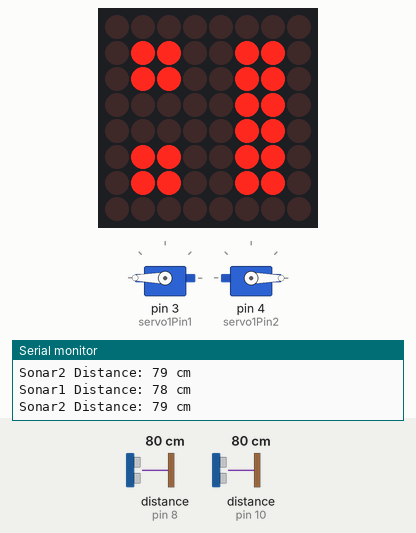
Recording of a sketch running on a simulated Arduino Uno, built with avr-gcc and run on an emulated ATmega328P. On the bench: 2 × servo, 8×8 LED matrix, the last lines printed to the serial monitor. Wiring (inferred from the names in the program): 2 × ultrasonic range finder: trigger pin 7, echo pin 8 / trigger pin 9, echo pin 10. The inputs (shaded band) are chosen by the test bench; at power-on: distance to the obstacle (sensors on pin 8, pin 10) 80 cm. The echo pulse lasts 58.3 µs per cm.

Above: at 1.2 s.
1.3 s: distance to the obstacle (sensor on pin 8) set to 45 cm
4.3 s: distance to the obstacle (sensor on pin 8) set to 38 cm
At 4.42 s:
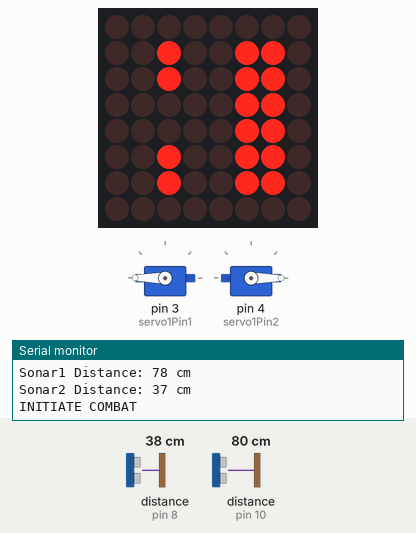
At 5.9 s:
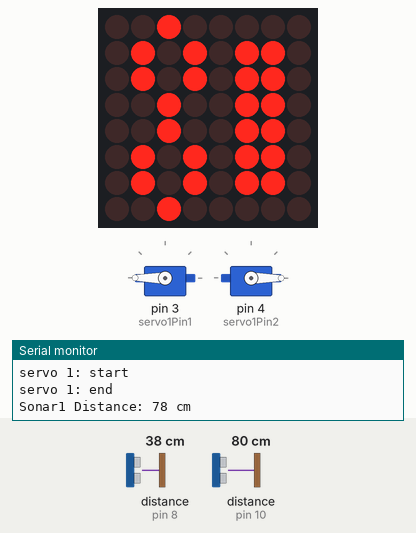
7.3 s: distance to the obstacle (sensor on pin 8) set to 12 cm
10.3 s: distance to the obstacle (sensor on pin 8) set to 9 cm
At 10.49 s:
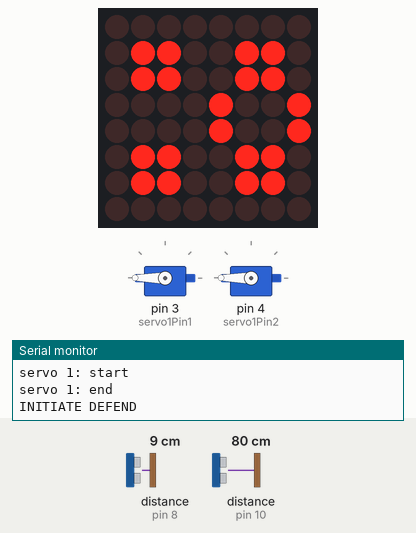
13.3 s: distance to the obstacle (sensor on pin 8) set to 120 cm
At 13.8 s:
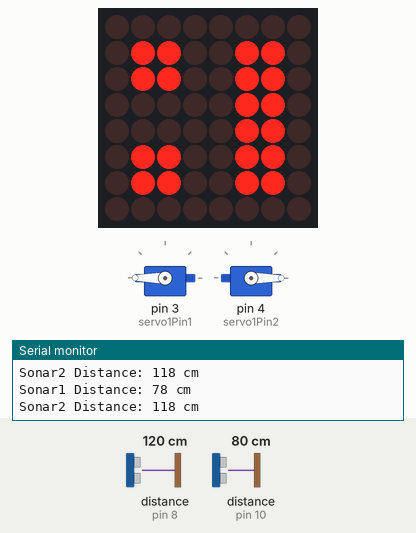
16.3 s: distance to the obstacle (sensor on pin 10) set to 12 cm
19.3 s: distance to the obstacle (sensor on pin 10) set to 9 cm
Timing chart, 0 to 21.8 s (numbered marks = the images above; inputs shaded):
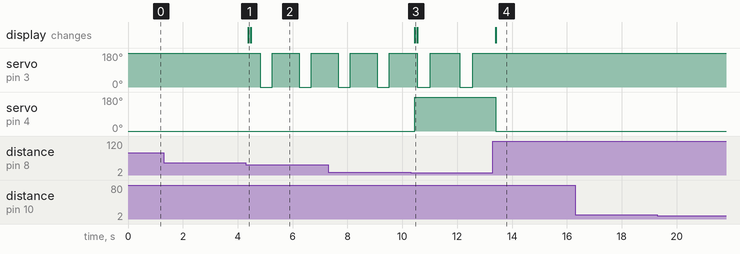

Measured:
- the behaviour switches between 41 and 40 cm on distance to the obstacle (sensor on pin 8) (found by bisection; images 0 and 1)
- the behaviour switches between 11 and 10 cm on distance to the obstacle (sensor on pin 8) (found by bisection; images 2 and 3)
- after the input at 4.3 s, servo on pin 3 (servo1Pin1): alternates 180° for 0.98 s and 0° for 0.44 s, starting after 0.52 s; the display: changes after 0.08 s (image 1)
- after the input at 10.3 s, servo on pin 4 (servo1Pin2): 0° → 180° after 0.15 s; the display: changes after 0.15 s (image 3)
- after the input at 13.3 s, servo on pin 3 (servo1Pin1): stops changing and stays 180°; servo on pin 4 (servo1Pin2): 180° → 0° after 0.10 s; the display: changes after 0.10 s (image 4)

The sketch:

main_lv3.ino
```cpp
// fighting robot v3

// Libraries
#include <Servo.h>
#include <LedControl.h>

// sonar
// defines pins numbers
#define PIN_TRIGSONAR1 9
#define PIN_ECHOSONAR1 10

#define PIN_TRIGSONAR2 7
#define PIN_ECHOSONAR2 8

// Screen
LedControl lc = LedControl(13,12,11,1);

// sonar
// defines variables
long durationSonar1;
int distanceSonar1;

long durationSonar2;
int distanceSonar2;

// servo
// Declare the Servo pin
int servo1Pin1 = 3;
int servo1Pin2 = 4;

//
int accelaration;

int lightAmount;

int servoTimer;

// modes
bool idleMode = true;
bool idleModeStatus = false;
bool idleStatus = true;
bool combatMode = false;
bool combatModeStatus = false;
bool combatStatus = false;
bool attackMode = false;
bool attackModeStatus = false;
bool attackStatus = false;
bool defendMode = false;
bool defendModeStatus = false;
bool defendStatus = false;
bool startleMode = false;
bool startleModeStatus = false;
bool startleStatus = false;
bool angryMode = false;
bool angryModeStatus = false;
bool angryStatus = false;

bool screenStateIdle = true;
bool screenStateCombat = false;
bool screenStateAttack = false;
bool screenStateDefend = false;
bool screenStateStartle = false;
bool screenStateAngry = false;


// Screen pixels

byte screenSpriteOff[] = {
B00000000,
B00000000,
B00000000,
B00000000,
B00000000,
B00000000,
B00000000,
B00000000
};

byte screenSpriteOn[] = {
B11111111,
B11111111,
B11111111,
B11101001,
B11101001,
B11101111,
B11101111,
B11111111
};

byte screenSpriteSad[] = {
B00000000,
B01000100,
B00010000,
B00010000,
B00000000,
B00111000,
B01000100,
B00000000
};

byte screenSpriteSmile[] = {
B00000000,
B01000100,
B00010000,
B00010000,
B00010000,
B01000100,
B00111000,
B00000000
};


byte screenSpriteIdle[] = {
B00000000,
B01100110,
B01100110,
B00000110,
B00000110,
B01100110,
B01100110,
B00000000
};

byte screenSpriteCombat[] = {
B00000000,
B00100110,
B00100110,
B00000110,
B00000110,
B00100110,
B00100110,
B00000000
};

byte screenSpriteAttack[] = {
B00100000,
B01010110,
B01010110,
B00100110,
B00100110,
B01010110,
B01010110,
B00100000
};

byte screenSpriteDefend[] = {
B00000000,
B01100110,
B01100110,
B00001001,
B00001001,
B01100110,
B01100110,
B00000000
};

byte screenSpriteStartle[] = {
B00000000,
B00000000,
B00000000,
B00000000,
B00000000,
B00000000,
B00000000,
B00000000
};

byte screenSpriteAngry[] = {
B00000000,
B00000000,
B00000000,
B00000000,
B00000000,
B00000000,
B00000000,
B00000000
};


// servo
// Create a servo object
Servo Servo1;
Servo Servo2;

// Mode functions
void initiateFunctionIdleMode(){
  Serial.println("INITIATE IDLE");
  resetAll();
  idleMode = true;
  idleModeStatus = true;
  screenIdleMode();


  }

  void repeaterFunctionIdleMode(){
    Serial.println("idling");
  }


void initiateFunctionCombatMode() {
  Serial.println("INITIATE COMBAT");
  resetAll();
  combatMode = true;
  combatModeStatus = true;
  screenCombatkMode();


  }

void repeaterFunctionCombatMode() {
  Serial.println("fighting");

  }


void initiateFunctionAttack(){
  Serial.println("INITIATE ATTACK");
  attackModeStatus = true;


}

void repeaterFunctionAttack(){
  Serial.println("attacking");
  screenAttack();
  servo1Attack();
  //delay(100);
  //screenCombatkMode();


  }


void initiateFunctionDefend(){
  Serial.println("INITIATE DEFEND");
  defendModeStatus = true;
  screenDefend();

  servo2Defend();


  }

  void repeaterFunctionDefend(){
  Serial.println("defending");
  }

void initiateFunctionStartleMode(){
  Serial.println("INITIATE STARTLE");
  resetAll();
  startleMode = true;
  startleModeStatus = true;

  //screenStartleMode();
  }

void repeaterFunctionStartleMode(){
  Serial.println("starteling");
  }

void initiateFunctionAngryMode() {
  Serial.println("INITIATE ANRGY");
  resetAll();
  angryModeStatus = true;

  //screenAngryMode();
  }

void repeaterunctionAngryMode() {
  Serial.println("being angry");

  }


// servo 1
// Change servo to
void servo1Attack() {
  servoTimer++;
  //attackStatus = true;
  Serial.println(servoTimer);
  Serial.println("servo 1: start");
  if(servoTimer < 2) {
    Servo1.write(180);
    Serial.println("servo 1: 0");
    }
  if(servoTimer == 4) {
    Servo1.write(0);
    Serial.println("servo 1: 180");
    }
  if(servoTimer == 8) {
    Servo1.write(180);
    Serial.println("servo 1: 0");
  }
  if(servoTimer > 12) {
    servoTimer = 0;
  }
  Serial.println("servo 1: end");
  //attackStatus = false;
}


// servo 2
// Change servo to
void servo2Defend() {
  defendStatus = true;
  Servo2.write(180);
  defendStatus = false;
  }


// Screen
void screenIdleMode(){
  resetScreenState();
  screenStateIdle = true;
  setSprite(screenSpriteIdle);

  }

void screenCombatkMode(){
  resetScreenState();
  screenStateCombat = true;
  setSprite(screenSpriteCombat);

  }
void screenAttack(){
  resetScreenState();
  screenStateAttack = true;
  setSprite(screenSpriteAttack);


  }
void screenDefend(){
  resetScreenState();
  screenStateDefend = true;
  setSprite(screenSpriteDefend);

  }

void screenStartleMode(){
  resetScreenState();
  screenStateStartle = true;
  setSprite(screenSpriteStartle);
  }

void screenAngryMode(){
  resetScreenState();
  screenStateAngry = true;
  setSprite(screenSpriteAngry);
  }


  // sonar read
void sonar1Read() {

  // Clears the trigPin
  digitalWrite(PIN_TRIGSONAR1, LOW);
  delayMicroseconds(2);

  // Sets the trigPin on HIGH state for 10 micro seconds
  digitalWrite(PIN_TRIGSONAR1, HIGH);
  delayMicroseconds(10);
  digitalWrite(PIN_TRIGSONAR1, LOW);

  // Reads the echoPin, returns the sound wave travel time in microseconds
  durationSonar1 = pulseIn(PIN_ECHOSONAR1, HIGH);

  // Calculating the distance
  distanceSonar1 = durationSonar1*0.034/2;

  // Prints the distance on the Serial Monitor
  char buffer[100];
  sprintf(buffer, "Sonar1 Distance: %i cm", distanceSonar1);
  Serial.println(buffer);

  }


void sonar2Read() {

  // Clears the trigPin
  digitalWrite(PIN_TRIGSONAR2, LOW);
  delayMicroseconds(2);

  // Sets the trigPin on HIGH state for 10 micro seconds
  digitalWrite(PIN_TRIGSONAR2, HIGH);
  delayMicroseconds(10);
  digitalWrite(PIN_TRIGSONAR2, LOW);

  // Reads the echoPin, returns the sound wave travel time in microseconds
  durationSonar2 = pulseIn(PIN_ECHOSONAR2, HIGH);

  // Calculating the distance
  distanceSonar2 = durationSonar2*0.034/2;

  // Prints the distance on the Serial Monitor
  char buffer[100];
  sprintf(buffer, "Sonar2 Distance: %i cm", distanceSonar2);
  Serial.println(buffer);


  }

// Screen function
  void setSprite(byte *sprite){
    for(int r = 0; r < 8; r++){
        lc.setRow(0, r, sprite[r]);
    }
}


void resetAll() {
  Servo2.write(0);
  Servo1.write(180);

  lc.clearDisplay(0);

  idleMode = true;
  idleModeStatus = false;
  idleStatus = true;
  combatMode = false;
  combatModeStatus = false;
  combatStatus = false;
  attackMode = false;
  attackModeStatus = false;
  attackStatus = false;
  defendMode = false;
  defendModeStatus = false;
  defendStatus = false;
  startleMode = false;
  startleModeStatus = false;
  startleStatus = false;
  angryMode = false;
  angryModeStatus = false;
  angryStatus = false;

  screenStateIdle = true;
  screenStateIdle = false;
  screenStateCombat = false;
  screenStateAttack = false;
  screenStateDefend = false;
  screenStateStartle = false;
  screenStateAngry = false;
}

void resetScreenState() {
  screenStateIdle = false;
  screenStateIdle = false;
  screenStateCombat = false;
  screenStateAttack = false;
  screenStateDefend = false;
  screenStateStartle = false;
  screenStateAngry = false;
  }


void setup() {

  // sonar
  pinMode(PIN_TRIGSONAR1, OUTPUT); // Sets the trigPin as an Output
  pinMode(PIN_ECHOSONAR1, INPUT); // Sets the echoPin as an Input
  pinMode(PIN_TRIGSONAR2, OUTPUT);
  pinMode(PIN_ECHOSONAR2, INPUT);


  //servo
  // Attach servo to pin
  Servo1.attach(servo1Pin1);
  Servo2.attach(servo1Pin2);

  // Screen
  // Wakeup call
  lc.shutdown(0,false);
  // Brightness to a medium values
  lc.setIntensity(0, 8);
  // Clear display
  lc.clearDisplay(0);
  randomSeed(analogRead(0));

  Serial.begin(9600); // Starts the serial communication
  Serial.println("Started");

  initiateFunctionIdleMode();
}


void loop() {

  //lets sonar read when not attacking
  if(!attackStatus){
    sonar1Read();
    sonar2Read();
    }


  //
  // Checks
  //

  // Changes mode to attack
  if(distanceSonar2 < 40){
    idleMode = false;
    attackMode = true;
    combatMode = true;
    } else {
      attackMode = false;
      }

   // Changes mode to defend
  if(distanceSonar2 > 3 && distanceSonar2 < 10) {
    idleMode = false;
    defendMode = true;
    combatMode = true;
    } else {
      defendMode = false;
      }

  if(!defendMode && !attackMode){
    combatMode = false;
  }


/*
  // Changes mode to startled
  if(accelaration > 20) {
    idleMode = false;
    startleMode = true;
    } else {
      startleMode = false;
      }

  if(accelaration > 2) {
    idleMode = false;
    angryMode = true;
    } else {
      angryMode = false;
      }
*/


   // Changes mode to idle
   if(!combatMode && !attackMode && !defendMode  && !startleMode && !angryMode) {
    idleMode = true;
    }


  //
  // Actions
  //

  if(!idleMode) {
    idleModeStatus = false;
    }

  if(idleMode && !idleModeStatus) {
    initiateFunctionIdleMode();
    }

  if(idleMode && !idleStatus) {
    repeaterFunctionIdleMode();
    }


  if(!idleMode && idleModeStatus) {
    resetAll();
    }


  if(combatMode && !combatModeStatus) {
    initiateFunctionCombatMode();
    }


  if(combatMode && !combatStatus) {
    repeaterFunctionCombatMode();
    }


  if(!combatMode && combatModeStatus) {
    resetAll();
    }


  if(attackMode && !attackModeStatus) {
    initiateFunctionAttack();
    }

  if(attackMode) {
    attackModeStatus = true;
    }

  if(attackMode && !attackStatus){
    repeaterFunctionAttack();
    }

  if(!attackMode && attackModeStatus) {
    attackMode = false;
    attackModeStatus = false;
    attackStatus = false;

    }


  if(defendMode && !defendModeStatus) {
    initiateFunctionDefend();
    }

 if(defendMode) {
    attackModeStatus = true;
    }

  if(defendMode && !defendStatus) {
    repeaterFunctionDefend();
    }

  if(!defendMode && defendModeStatus) {
    defendMode = false;
    defendModeStatus = false;
    defendStatus = false;
    }


  if(startleMode && !startleModeStatus) {
    initiateFunctionStartleMode();
    }


  if(startleMode && !startleStatus) {
    repeaterFunctionStartleMode();
    }

  if(!startleMode && startleModeStatus) {
    resetAll();
    }

}

// Lucas van der Vegt 2019
// EOF
```
